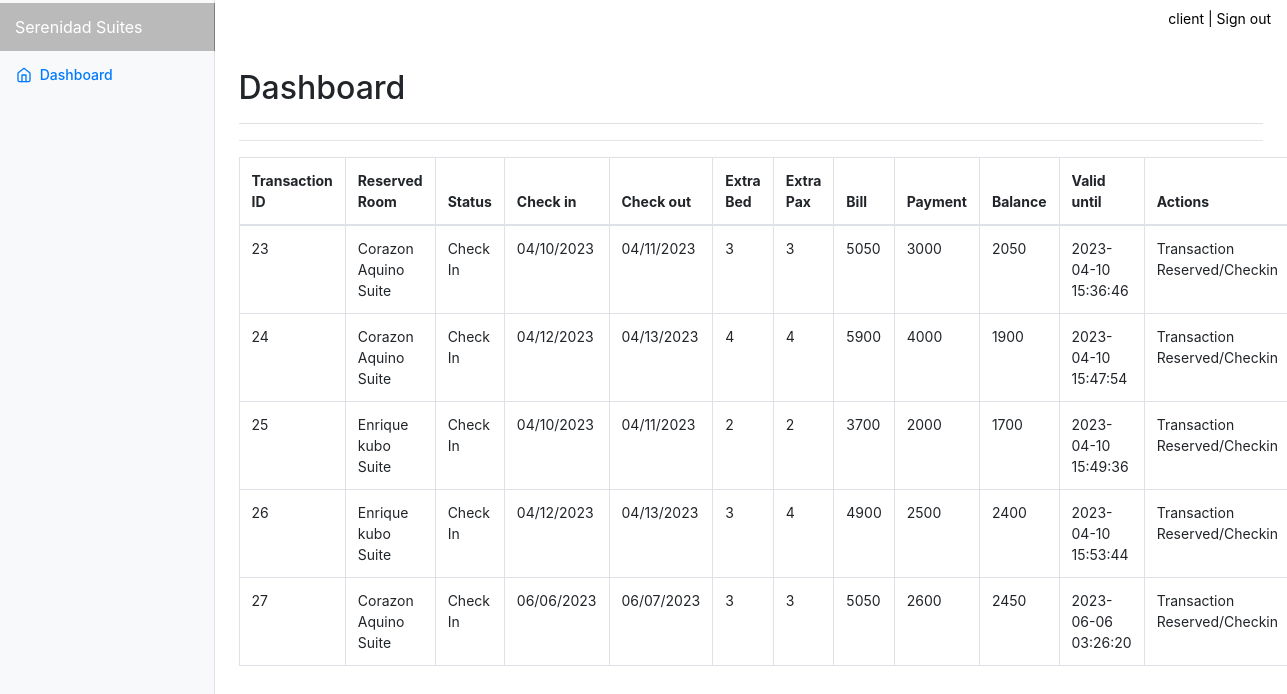
/client/index.php (signed in), run on the app's committed database.
### tables this page shows
CREATE TABLE `transactions` (
  `id` int NOT NULL,
  `guest_id` int NOT NULL,
  `room_id` int NOT NULL,
  `reference_no` varchar(255) DEFAULT NULL,
  `room_no` int DEFAULT NULL,
  `extra_bed` tinyint NOT NULL DEFAULT '0',
  `extra_pax` int DEFAULT NULL,
  `status` varchar(50) DEFAULT NULL,
  `days` int DEFAULT NULL,
  `checkin` varchar(50) DEFAULT NULL,
  `checkin_time` varchar(50) DEFAULT NULL,
  `checkout` varchar(50) DEFAULT NULL,
  `checkout_time` varchar(50) DEFAULT NULL,
  `bill` varchar(50) DEFAULT NULL,
  `balance` int NOT NULL DEFAULT '0',
  `payment` int NOT NULL DEFAULT '0',
  `is_payment_full` tinyint NOT NULL DEFAULT '0',
  `payment_at` datetime DEFAULT NULL,
  `valid_until` varchar(50) DEFAULT NULL,
  `is_unread` tinyint(1) NOT NULL DEFAULT '1',
  `created_at` datetime DEFAULT NULL,
  `updated_at` datetime DEFAULT NULL,
  `remarks` varchar(500) DEFAULT NULL
);

CREATE TABLE `room` (
  `id` int NOT NULL,
  `room_type` varchar(50) NOT NULL,
  `price` varchar(11) NOT NULL,
  `photo` varchar(100) NOT NULL,
  `description` text,
  `created_at` datetime DEFAULT NULL,
  `updated_at` datetime DEFAULT NULL
);

### models/Model.php (called while the page is built, shortened)
<?php
class Model
{
    protected $host = "localhost";
    protected $database = "db_hor";
    protected $username = "root";
    protected $password = "admin";
    protected $pdo;
    protected $stmt;
    public function connect(){
        try {
            $this->pdo = new PDO("mysql:host={$this->host};dbname={$this->database};charset=utf8","{$this->username}","{$this->password}");
            $this->pdo->setAttribute(PDO::ATTR_ERRMODE, PDO::ERRMODE_EXCEPTION);
            $this->pdo->setAttribute(PDO::ATTR_DEFAULT_FETCH_MODE, PDO::FETCH_ASSOC);
        } catch (PDOException $e) {
            echo $e->getMessage();
        }
    }
    public function setQuery($qry){
        $this->qry = $qry;
        $this->stmt = $this->pdo->query($this->qry);
        return $this;
    }
    public function getAll(){
        try {
            return $this->stmt->fetchAll();
        } catch (PDOException $e) {
            return $e->getMessage();
        }
    }
}

### models/Transaction.php (called while the page is built, shortened)
<?php
Class Transaction extends Model {
    public function getAllUserTransactions($id){
        return $this->setQuery("SELECT A.*, B.username , B.firstname , B.middlename , B.lastname , C.room_type, C.price  FROM `transactions` A
                                INNER JOIN `guest` B
                                ON A.guest_id = B.id
                                INNER JOIN `room` C
                                ON A.room_id = C.id
                                WHERE A.guest_id = $id")->getAll();
    }
}

### client/index.php (the view, shortened to what this page needs)
<?php
include('includes/header.php');
    $id = $_SESSION['client-id'];
    $conn = new Transaction;
    $transactions = $conn->getAllUserTransactions($id);
?>
    <div class="container-fluid">
      <div class="row">
      <?php include('includes/sidebar.php') ?>
        <main role="main" class="col-md-9 ml-sm-auto col-lg-10 pt-3 px-4">
            <div class="d-flex justify-content-between flex-wrap flex-md-nowrap align-items-center pb-2 mb-3 border-bottom">
                <h1 class="h2">Dashboard</h1>
            </div>
            <div>
                <hr>
            </div>
		    <table class="table table-bordered" id="dataTable" width="100%" cellspacing="0">
                                    <thead>
                                        <tr>
                                            <th> Transaction ID </th>
                                            <th> Reserved Room </th>
                                            <th> Status </th>
                                            <th> Check in </th>
                                            <th> Check out </th>
                                            <th> Extra Bed </th>
                                            <th> Extra Pax </th>
                                            <th> Bill </th>
                                            <th> Payment </th>
                                            <th> Balance </th>
                                            <th> Valid until </th>
                                            <th> Actions </th>
                                        </tr>
                                    </thead>
                                    <tbody>
                                        <?php foreach ($transactions as $key => $value) {
                                            $value = (object) $value;?>
                                            <tr>
                                                <td> <?=$value->id ?> </td>
                                                <td> <?=$value->room_type ?> </td>
                                                <td> <?=$value->status ?> </td>
                                                <td> <?=$value->checkin ?> </td>
                                                <td> <?=$value->checkout ?> </td>
                                                <td> <?=$value->extra_bed ?> </td>
                                                <td> <?=$value->extra_pax ?> </td>
                                                <td> <?=$value->bill ?> </td>
                                                <td> <?=$value->payment ?> </td>
                                                <td> <?=$value->balance ?> </td>
                                                <td> <?=$value->valid_until ?> </td>
                                                <td>
                                                    <?php if($value->status == 'Pending'){ ?>
                                                        <span data-toggle="tooltip" data-placement="top" title="Process Downpayment">
                                                            <button class="btn btn-info btn-circle" data-toggle="modal" data-target="#paymentModal" onClick="getUserTransaction(<?= $value->id ?>)">
                                                                <i data-feather="check-circle"></i>
                                                            </button>
                                                        </span>
                                                    <?php }else if($value->status == 'Reserved' || $value->status == 'Check In'){?>
                                                        <span>
                                                            Transaction Reserved/Checkin
                                                        </span>
                                                    <?php }else if($value->status == 'Check Out'){?>
                                                        <span>
                                                            Transaction Completed
                                                        </span>
                                                    <?php }else{?>
                                                        <span>
                                                            Transaction Expired / Failed
                                                        </span>
                                                    <?php }?>
                                                </td>
                                            </tr>
                                        <?php  } ?>
                                    </tbody>
                                </table>
        </main>
      </div>
    </div>
<?php
  require_once('includes/footer.php');
?>

### client/css/dashboard.css (style rules this page uses)
body { font-size: .875rem; }
.border-bottom { border-bottom: 1px solid #e5e5e5; }

### data on the page
transactions: id "23", room.room_type "Corazon Aquino Suite", status "Check In", checkin "04/10/2023", checkout "04/11/2023", extra_bed "3", extra_pax "3", bill "5050", payment "3000", balance "2050", valid_until "2023-04-10 15:36:46", shows "Transaction Reserved/Checkin"
transactions: id "24", room.room_type "Corazon Aquino Suite", status "Check In", checkin "04/12/2023", checkout "04/13/2023", extra_bed "4", extra_pax "4", bill "5900", payment "4000", balance "1900", valid_until "2023-04-10 15:47:54", shows "Transaction Reserved/Checkin"
transactions: id "25", room.room_type "Enrique kubo Suite", status "Check In", checkin "04/10/2023", checkout "04/11/2023", extra_bed "2", extra_pax "2", bill "3700", payment "2000", balance "1700", valid_until "2023-04-10 15:49:36", shows "Transaction Reserved/Checkin"
transactions: id "26", room.room_type "Enrique kubo Suite", status "Check In", checkin "04/12/2023", checkout "04/13/2023", extra_bed "3", extra_pax "4", bill "4900", payment "2500", balance "2400", valid_until "2023-04-10 15:53:44", shows "Transaction Reserved/Checkin"
transactions: id "27", room.room_type "Corazon Aquino Suite", status "Check In", checkin "06/06/2023", checkout "06/07/2023", extra_bed "3", extra_pax "3", bill "5050", payment "2600", balance "2450", valid_until "2023-06-06 03:26:20", shows "Transaction Reserved/Checkin"

### other printed values
$_SESSION['client-username'] "client"
